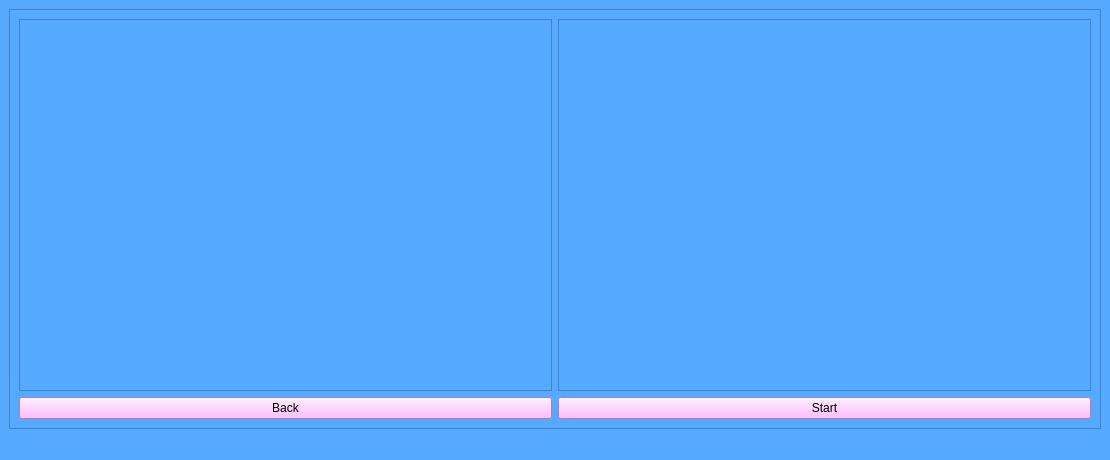
<?xml version="1.0" encoding="UTF-8"?>
<ui version="4.0">
 <class>MainWindow</class>
 <widget class="QMainWindow" name="MainWindow">
  <property name="geometry">
   <rect>
    <x>0</x>
    <y>0</y>
    <width>1110</width>
    <height>460</height>
   </rect>
  </property>
  <property name="windowTitle">
   <string>Verbs</string>
  </property>
  <property name="styleSheet">
   <string notr="true">background-color: rgb(85, 170, 255)</string>
  </property>
  <widget class="QWidget" name="centralwidget">
   <layout class="QGridLayout" name="gridLayout_2">
    <item row="0" column="0">
     <widget class="QFrame" name="frame">
      <property name="frameShape">
       <enum>QFrame::StyledPanel</enum>
      </property>
      <property name="frameShadow">
       <enum>QFrame::Raised</enum>
      </property>
      <layout class="QGridLayout" name="gridLayout">
       <item row="1" column="0" colspan="2">
        <layout class="QHBoxLayout" name="horizontalLayout">
         <item>
          <widget class="QPushButton" name="ready_page_back_pushButton">
           <property name="styleSheet">
            <string notr="true">background-color: rgb(255, 170, 255);
font: 16pt &quot;MS Shell Dlg 2&quot;;</string>
           </property>
           <property name="text">
            <string>Back</string>
           </property>
          </widget>
         </item>
         <item>
          <widget class="QPushButton" name="ready_page_start_pushButton">
           <property name="styleSheet">
            <string notr="true">background-color: rgb(255, 170, 255);
font: 16pt &quot;MS Shell Dlg 2&quot;;</string>
           </property>
           <property name="text">
            <string>Start</string>
           </property>
          </widget>
         </item>
        </layout>
       </item>
       <item row="0" column="0">
        <widget class="QFrame" name="frame_3">
         <property name="frameShape">
          <enum>QFrame::StyledPanel</enum>
         </property>
         <property name="frameShadow">
          <enum>QFrame::Raised</enum>
         </property>
         <layout class="QVBoxLayout" name="verticalLayout">
          <item>
           <widget class="QLabel" name="ready_img1_label">
            <property name="text">
             <string/>
            </property>
            <property name="pixmap">
             <pixmap resource="ready_win.qrc">:/img1/learn_verbs.png</pixmap>
            </property>
            <property name="scaledContents">
             <bool>true</bool>
            </property>
           </widget>
          </item>
         </layout>
        </widget>
       </item>
       <item row="0" column="1">
        <widget class="QFrame" name="frame_4">
         <property name="frameShape">
          <enum>QFrame::StyledPanel</enum>
         </property>
         <property name="frameShadow">
          <enum>QFrame::Raised</enum>
         </property>
         <layout class="QVBoxLayout" name="verticalLayout_2">
          <item>
           <widget class="QLabel" name="ready_img2_label">
            <property name="text">
             <string/>
            </property>
            <property name="pixmap">
             <pixmap resource="ready_win.qrc">:/img2/get_ready.png</pixmap>
            </property>
            <property name="scaledContents">
             <bool>true</bool>
            </property>
           </widget>
          </item>
         </layout>
        </widget>
       </item>
      </layout>
     </widget>
    </item>
   </layout>
  </widget>
  <widget class="QMenuBar" name="menubar">
   <property name="geometry">
    <rect>
     <x>0</x>
     <y>0</y>
     <width>1110</width>
     <height>21</height>
    </rect>
   </property>
  </widget>
  <widget class="QStatusBar" name="statusbar"/>
 </widget>
 <resources>
  <include location="ready_win.qrc"/>
 </resources>
 <connections/>
</ui>
